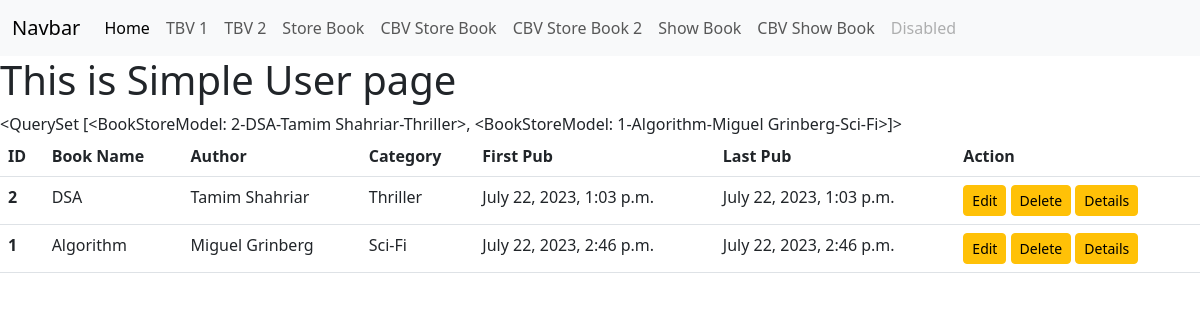
The page /show_book_class/ on the database as committed earlier.
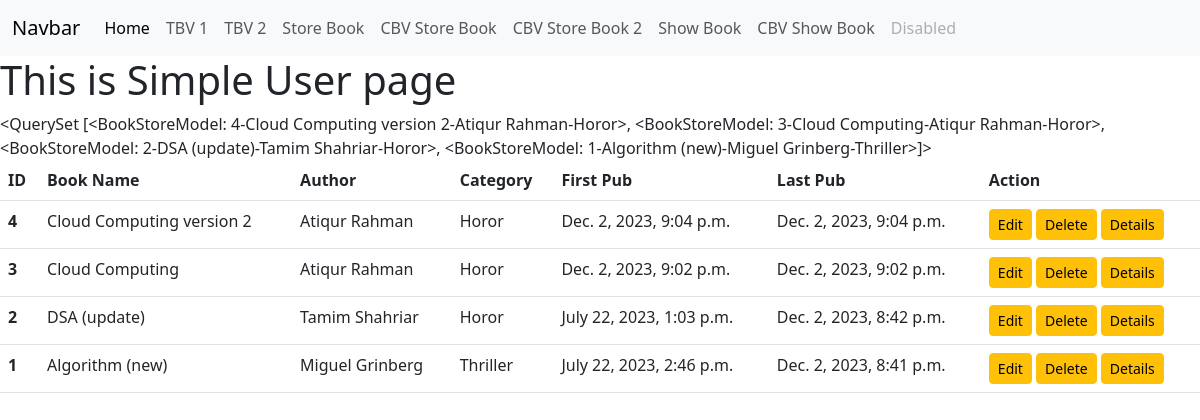
The same page on the database as committed later.
### book/models.py (models this page shows)
class BookStoreModel(models.Model):
    CATEGORY = {
        ('Mystery','Mystery'),
        ('Thriller','Thriller'),
        ('Sci-Fi','Sci-Fi'),
        ('Humor','Humor'),
        ('Horor','Horor'),
    }
    id = models.IntegerField(primary_key=True)
    book_name = models.CharField(max_length=30)
    author = models.CharField(max_length=30)
    category = models.CharField(max_length=30,choices=CATEGORY)
    first_pub = models.DateTimeField(auto_now_add=True)
    last_pub = models.DateTimeField(auto_now=True)
    def __str__(self) -> str:
        return f'{self.id}-{self.book_name}-{self.author}-{self.category}'

### book/views.py (the view)
# urls.py: path('show_book_class/',BookListView.as_view(), name='showbookclass'),
class BookListView(ListView):
    model = BookStoreModel
    template_name = 'show_book_class.html'
    context_object_name = 'booklist'
    ordering = ['author']
    '''filter data from database base on author name'''
    def get_queryset(self) -> QuerySet[Any]:
        return BookStoreModel.objects.filter(id=3)
    '''Data pass from backend to frontend'''
    def get_context_data(self, **kwargs: Any) -> dict[str, Any]:
        context = super().get_context_data(**kwargs)
        '''If we pass data like this then we have to use {{ atiqur }} in html file to get data. It will override context_object_name and ordering'''
        context = {"atiqur": BookStoreModel.objects.all().order_by('-id')}
        return context
    '''Template show base on user type'''
    def get_template_names(self) -> list[str]:
        if self.request.user.is_superuser:
            template_name = 'template_for_superuser.html'
        if self.request.user.is_staff:
            template_name = 'template_for_staff.html'
        else:
            template_name = 'template_for_user.html'
        return [template_name]

### book/templates/template_for_user.html
{% extends "base.html" %}
{% block content %}
<h1>This is Simple User page</h1>
{{atiqur}}
{%if atiqur%}
<table class="table">
    <thead>
        <tr>
            <th scope="col">ID</th>
            <th scope="col">Book Name</th>
            <th scope="col">Author</th>
            <th scope="col">Category</th>
            <th scope="col">First Pub</th>
            <th scope="col">Last Pub</th>
            <th scope="col">Action</th>
        </tr>
    </thead>
    <tbody>
        {% for b in atiqur %}
        <tr>
            <th scope="row">{{b.id}}</th>
            <td>{{b.book_name}}</td>
            <td>{{b.author}}</td>
            <td>{{b.category}}</td>
            <td>{{b.first_pub}}</td>
            <td>{{b.last_pub}}</td>
            <td>
                <a href="{% url 'editbookclass' id=b.id %}"
                    class="btn btn-warning btn-sm">Edit</a>
                <a href="{% url 'deletebookclass' id=b.id %}"
                    class="btn btn-warning btn-sm">Delete</a>
                <a href="{% url 'showbookclassdetails' id=b.id %}"
                    class="btn btn-warning btn-sm">Details</a>
            </td>
        </tr>
        {%endfor%}
    </tbody>
</table>
{%else%}
<h1>No book available</h1>
{%endif%}
{% endblock content %}

Rows that differ between the two databases and show on the page:
added BookStoreModel: id+book_name+author "<QuerySet [<BookStoreModel: 4-Cloud Computing version 2-Atiqur Rahman-Horor>, <BookStoreModel: 3-Cloud Computing-Atiqur Rahman-Horor>, <BookStoreModel: 2-DSA (update)-Tamim Shahriar-Horor>, <BookStoreModel: 1-Algorithm (new)-Miguel Grinberg-Thriller>]>", id "4", book_name "Cloud Computing version 2", author "Atiqur Rahman", category "Horor", first_pub "Dec. 2, 2023, 9:04 p.m.", last_pub "Dec. 2, 2023, 9:04 p.m."
added BookStoreModel: id "3", book_name "Cloud Computing", author "Atiqur Rahman", category "Horor", first_pub "Dec. 2, 2023, 9:02 p.m.", last_pub "Dec. 2, 2023, 9:02 p.m."
changed BookStoreModel "Tamim Shahriar": book_name "DSA" → "DSA (update)"; category "Thriller" → "Horor"; last_pub "July 22, 2023, 1:03 p.m." → "Dec. 2, 2023, 8:42 p.m."
changed BookStoreModel "Miguel Grinberg": book_name "Algorithm" → "Algorithm (new)"; category "Sci-Fi" → "Thriller"; last_pub "July 22, 2023, 2:46 p.m." → "Dec. 2, 2023, 8:41 p.m."
Other text that changed with them:
{{ atiqur }}: "<QuerySet [<BookStoreModel: 2-DSA-Tamim Shahriar-Thriller>, <BookStoreModel: 1-Algorithm-Miguel Grinberg-Sci-Fi>]>" → "<QuerySet [<BookStoreModel: 4-Cloud Computing version 2-Atiqur Rahman-Horor>, <BookStoreModel: 3-Cloud Computing-Atiqur Rahman-Horor>, <BookStoreModel: 2-DSA (update)-Tamim Shahriar-Horor>, <BookStoreModel: 1-Algorithm (new)-Miguel Grinberg-Thriller>]>"
